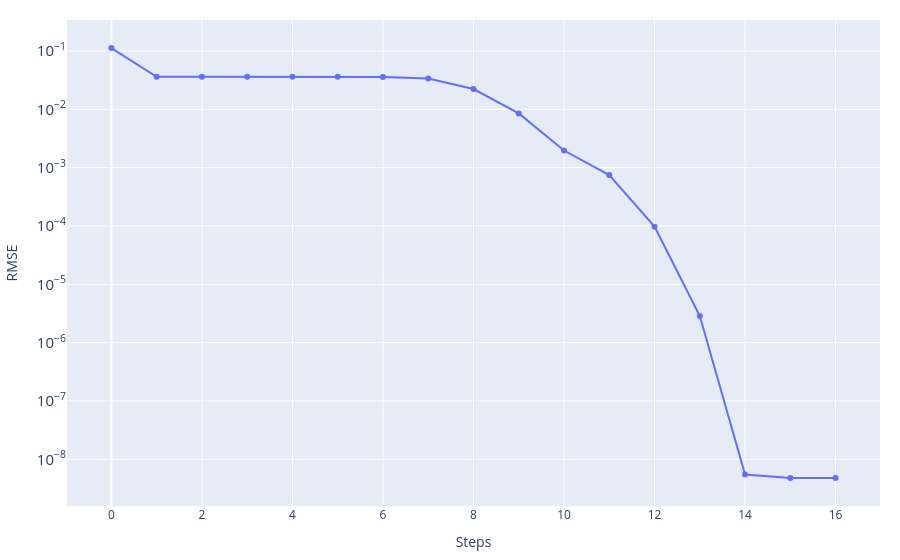
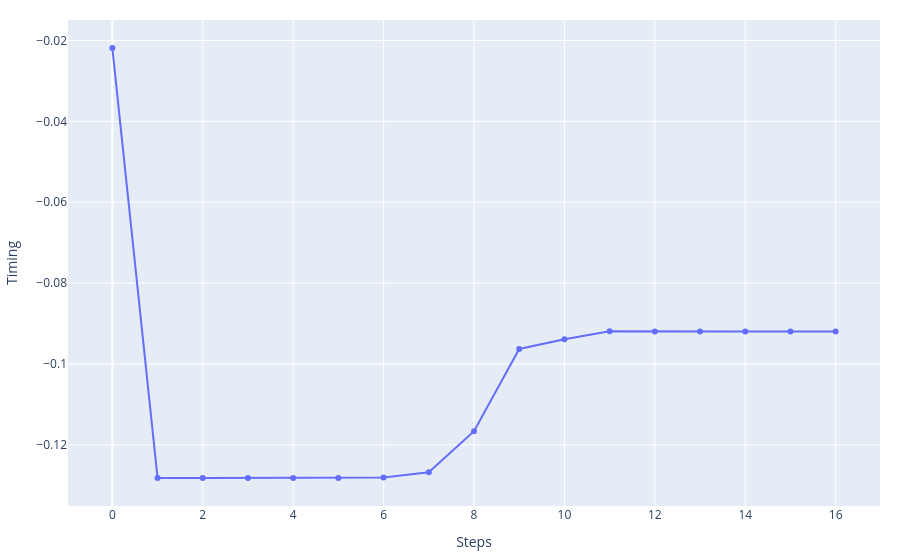
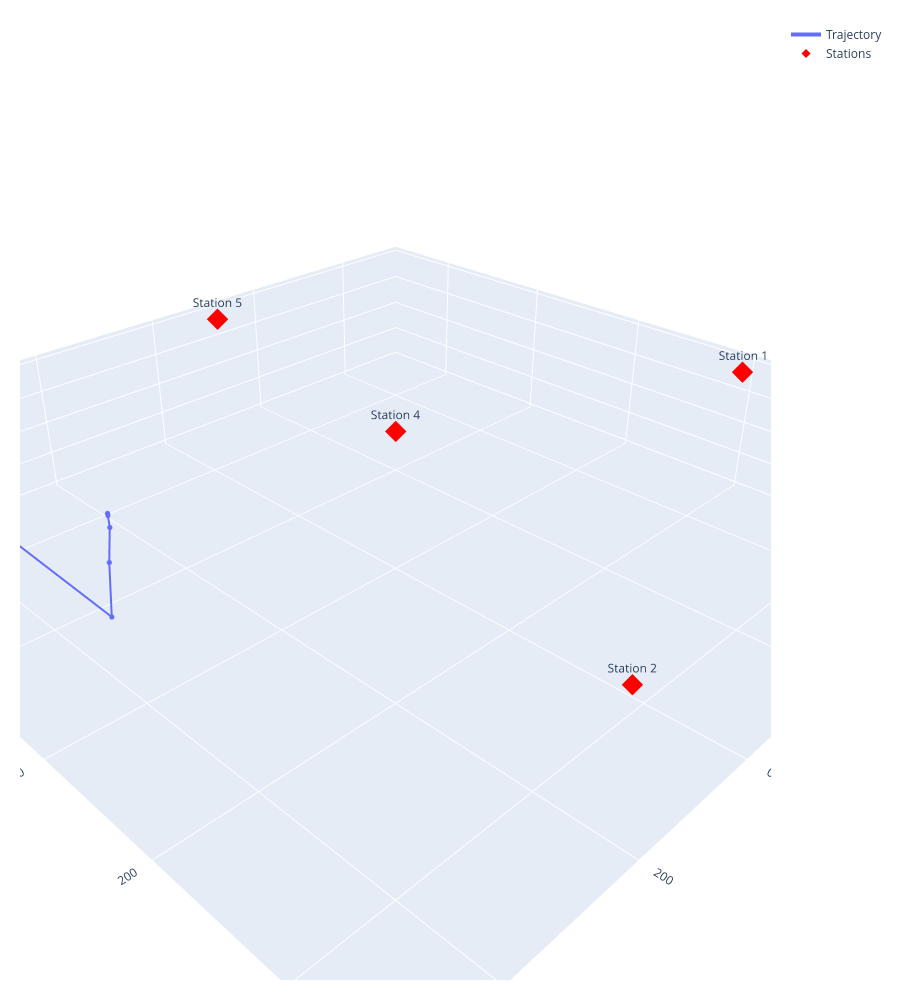

The notebook cell saved with these charts, in order:
### Code cell
event_best_GN, history_GN, cost_story_GN, misfit_fin_GN = Gauss_Newton.Gauss_Newton(
    stations=stations_norm,
    event_test=np.copy(event_ini),
    n_iteration=1_000,
    steps=np.array([1.0, 1.0, 1.0, 0.0005]),
    vp=vp)

print('Best fitt with:')
print(f'\t- RMSE = {misfit_fin_GN}')
print(f'\t- Event = {event_best_GN}')

Results['Gauss-Newton'] = {'X':event_best_GN['X'],
                           'Y':event_best_GN['Y'],
                           'Z':event_best_GN['Z'],
                           't':event_best_GN['t'],
                           'RMSE':misfit_fin_GN}

_ = graphics.history_2d(cost_story_GN, 'RMSE', log_y=True, filename=None)
_ = graphics.history_2d(history_GN[:, 3], 'Timing', filename=None)
_ = graphics.history_3d(history_GN[:, :3], stations_norm, filename=None)

### Figure 1 — Plotly figure (JSON) as saved in the notebook; plotly's stock layout.template omitted (floating-point values rounded to 4 significant figures)
{"data": [{"mode": "lines+markers", "name": "RMSE", "type": "scatter", "x": [0, 1, 2, 3, 4, 5, 6, 7, 8, 9, 10, 11, 12, 13, 14, 15, 16], "y": [0.1123, 0.03614, 0.03614, 0.03614, 0.03613, 0.03611, 0.03587, 0.03371, 0.0223, 0.008505, 0.001967, 0.000748, 9.755e-05, 2.86e-06, 5.513e-09, 4.8e-09, 4.8e-09]}], "layout": {"hovermode": "x unified", "margin": {"b": 20, "l": 20, "r": 20, "t": 20}, "title": {}, "xaxis": {"showgrid": true, "title": {"text": "Steps"}}, "yaxis": {"exponentformat": "power", "showgrid": true, "title": {"text": "RMSE"}, "type": "log"}}}

### Figure 2 — Plotly figure (JSON) as saved in the notebook; plotly's stock layout.template omitted (floating-point values rounded to 4 significant figures)
{"data": [{"mode": "lines+markers", "name": "Timing", "type": "scatter", "x": [0, 1, 2, 3, 4, 5, 6, 7, 8, 9, 10, 11, 12, 13, 14, 15, 16], "y": [-0.02187, -0.1282, -0.1282, -0.1282, -0.1282, -0.1282, -0.1281, -0.1268, -0.1166, -0.0963, -0.09388, -0.0919, -0.09197, -0.09199, -0.09199, -0.09199, -0.09199]}], "layout": {"hovermode": "x unified", "margin": {"b": 20, "l": 20, "r": 20, "t": 20}, "title": {}, "xaxis": {"showgrid": true, "title": {"text": "Steps"}}, "yaxis": {"exponentformat": "power", "showgrid": true, "title": {"text": "Timing"}, "type": "linear"}}}

### Figure 3 — Plotly figure (JSON) as saved in the notebook; plotly's stock layout.template omitted (floating-point values rounded to 4 significant figures)
{"data": [{"customdata": ["0", "1", "2", "3", "4", "5", "6", "7", "8", "9", "10", "11", "12", "13", "14", "15", "16"], "hovertemplate": "<b>Step %{customdata}</b><br>X: %{x:.2f}<br>Y: %{y:.2f}<br>Z: %{z:.2f}<extra></extra>", "line": {"width": 4}, "marker": {"size": 3}, "mode": "lines+markers", "name": "Trajectory", "type": "scatter3d", "x": [316.9, 316.9, 316.9, 316.9, 317.0, 317.1, 318.3, 329.2, 366.5, 338.5, 339.3, 333.0, 333.3, 333.3, 333.3, 333.3, 333.3], "y": [-463.2, -463.2, -463.2, -463.2, -463.2, -463.0, -461.4, -446.0, -347.6, -166.0, -151.1, -149.3, -149.4, -149.4, -149.4, -149.4, -149.4], "z": [-135.1, -135.1, -135.1, -135.1, -135.1, -135.1, -135.3, -137.2, -154.3, -199.8, -111.5, -64.04, -47.44, -44.64, -44.56, -44.56, -44.56]}, {"hovertemplate": "<b>%{text}</b><br>X: %{x:.2f}<br>Y: %{y:.2f}<br>Z: %{z:.2f}<extra></extra>", "marker": {"color": "red", "size": 7, "symbol": "diamond"}, "mode": "markers+text", "name": "Stations", "text": ["Station 1", "Station 2", "Station 3", "Station 4", "Station 5"], "textposition": "top center", "type": "scatter3d", "x": [-500.0, 200.0, 500.0, 0.0, -100.0], "y": [200.0, 500.0, -200.0, 0.0, -500.0], "z": [-10.0, -10.0, -10.0, 0.0, -10.0]}], "layout": {"height": 1000, "margin": {"b": 20, "l": 20, "r": 20, "t": 20}, "scene": {"aspectmode": "data", "camera": {"eye": {"x": 1.5, "y": 1.5, "z": 1.2}}, "xaxis": {"showgrid": true, "title": {"text": "X"}}, "yaxis": {"showgrid": true, "title": {"text": "Y"}}, "zaxis": {"showgrid": true, "title": {"text": "Z"}}}, "title": {}}}
